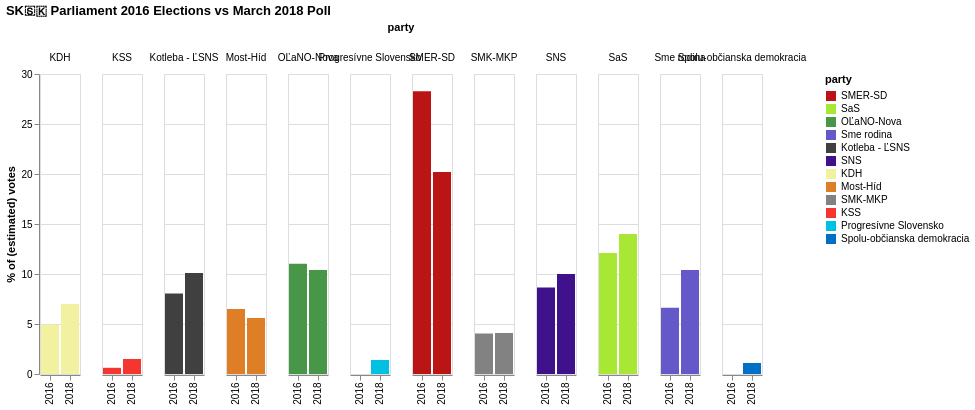

The specification (Vega-Lite) saved for this image:
### Vega-Lite specification from a JSON file in a GitHub repository (floating-point values rounded to 4 significant figures)
{"$schema": "https://vega.github.io/schema/vega-lite/v2.json", "title": "SK🇸🇰 Parliament 2016 Elections vs March 2018 Poll", "data": {"values": [{"party": "SMER-SD", "date": "03-2016", "votes": 737481, "percentage": 28.28, "seats": 49}, {"party": "SMER-SD", "date": "03-2018", "percentage": 20.2}, {"party": "SaS", "date": "03-2016", "votes": 315558, "percentage": 12.1, "seats": 21}, {"party": "SaS", "date": "03-2018", "percentage": 14}, {"party": "OĽaNO-Nova", "date": "03-2016", "votes": 287611, "percentage": 11.03, "seats": 19}, {"party": "OĽaNO-Nova", "date": "03-2018", "percentage": 10.4}, {"party": "Sme rodina", "date": "03-2016", "votes": 172860, "percentage": 6.63, "seats": 11}, {"party": "Sme rodina", "date": "03-2018", "percentage": 10.4}, {"party": "Kotleba - ĽSNS", "date": "03-2016", "votes": 209779, "percentage": 8.04, "seats": 14}, {"party": "Kotleba - ĽSNS", "date": "03-2018", "percentage": 10.1}, {"party": "SNS", "date": "03-2016", "votes": 225386, "percentage": 8.64, "seats": 15}, {"party": "SNS", "date": "03-2018", "percentage": 10}, {"party": "KDH", "date": "03-2016", "votes": 128908, "percentage": 4.94, "seats": 0}, {"party": "KDH", "date": "03-2018", "percentage": 7}, {"party": "Most-Híd", "date": "03-2016", "votes": 169593, "percentage": 6.5, "seats": 11}, {"party": "Most-Híd", "date": "03-2018", "percentage": 5.6}, {"party": "SMK-MKP", "date": "03-2016", "votes": 105495, "percentage": 4.05, "seats": 0}, {"party": "SMK-MKP", "date": "03-2018", "percentage": 4.1}, {"party": "KSS", "date": "03-2016", "votes": 16278, "percentage": 0.62, "seats": 0}, {"party": "KSS", "date": "03-2018", "percentage": 1.5}, {"party": "Progresívne Slovensko", "date": "03-2018", "percentage": 1.4}, {"party": "Spolu-občianska demokracia", "date": "03-2018", "percentage": 1.1}]}, "transform": [{"calculate": "datum.date == '03-2016' ? '2016' : '2018' ", "as": "year"}], "mark": "bar", "encoding": {"column": {"field": "party", "type": "nominal", "sort": "ascending"}, "y": {"field": "percentage", "type": "quantitative", "axis": {"title": "% of (estimated) votes"}}, "x": {"field": "year", "type": "ordinal", "axis": {"title": ""}}, "color": {"field": "party", "type": "nominal", "scale": {"domain": ["SMER-SD", "SaS", "OĽaNO-Nova", "Sme rodina", "Kotleba - ĽSNS", "SNS", "KDH", "Most-Híd", "SMK-MKP", "KSS", "Progresívne Slovensko", "Spolu-občianska demokracia"], "range": ["#BA1514", "#A8E734", "#489648", "#6559C9", "#404040", "#3F128B", "#F2F19F", "#DE7F27", "#828282", "#F43530", "#00C1E2", "#0070C5"]}}}}
